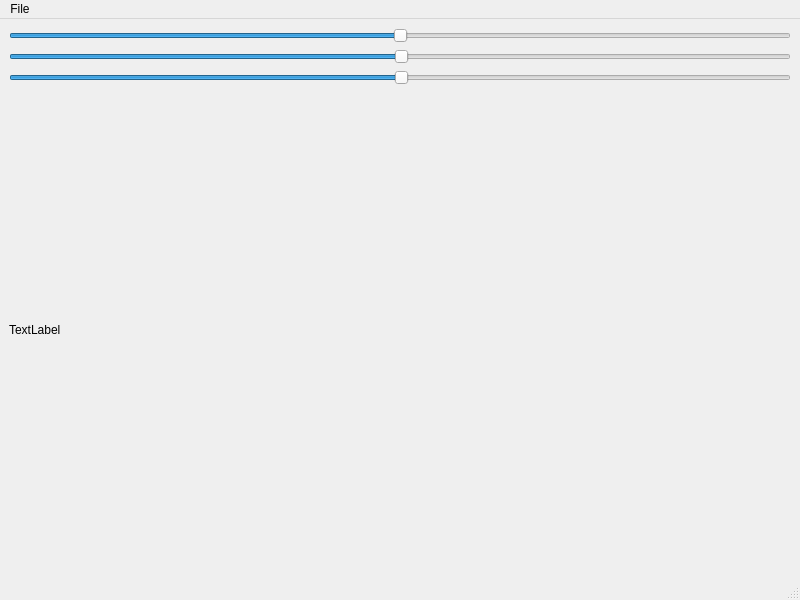
<?xml version="1.0" encoding="UTF-8"?>
<ui version="4.0">
 <class>MainWindow</class>
 <widget class="QMainWindow" name="MainWindow">
  <property name="geometry">
   <rect>
    <x>0</x>
    <y>0</y>
    <width>800</width>
    <height>600</height>
   </rect>
  </property>
  <property name="windowTitle">
   <string>MainWindow</string>
  </property>
  <widget class="QWidget" name="centralwidget">
   <layout class="QGridLayout" name="gridLayout">
    <item row="0" column="0">
     <layout class="QVBoxLayout" name="verticalLayout">
      <item>
       <widget class="QSlider" name="horizontalSlider">
        <property name="minimum">
         <number>-100</number>
        </property>
        <property name="maximum">
         <number>100</number>
        </property>
        <property name="orientation">
         <enum>Qt::Horizontal</enum>
        </property>
       </widget>
      </item>
      <item>
       <widget class="QSlider" name="horizontalSlider_2">
        <property name="minimum">
         <number>-128</number>
        </property>
        <property name="maximum">
         <number>127</number>
        </property>
        <property name="orientation">
         <enum>Qt::Horizontal</enum>
        </property>
       </widget>
      </item>
      <item>
       <widget class="QSlider" name="horizontalSlider_3">
        <property name="minimum">
         <number>-128</number>
        </property>
        <property name="maximum">
         <number>127</number>
        </property>
        <property name="orientation">
         <enum>Qt::Horizontal</enum>
        </property>
       </widget>
      </item>
      <item>
       <widget class="QLabel" name="label">
        <property name="text">
         <string>TextLabel</string>
        </property>
       </widget>
      </item>
     </layout>
    </item>
   </layout>
  </widget>
  <widget class="QMenuBar" name="menubar">
   <property name="geometry">
    <rect>
     <x>0</x>
     <y>0</y>
     <width>800</width>
     <height>22</height>
    </rect>
   </property>
   <widget class="QMenu" name="menuFile">
    <property name="title">
     <string>File</string>
    </property>
    <addaction name="actionopen"/>
   </widget>
   <addaction name="menuFile"/>
  </widget>
  <widget class="QStatusBar" name="statusbar"/>
  <action name="actionopen">
   <property name="text">
    <string>open</string>
   </property>
  </action>
 </widget>
 <resources/>
 <connections/>
</ui>
